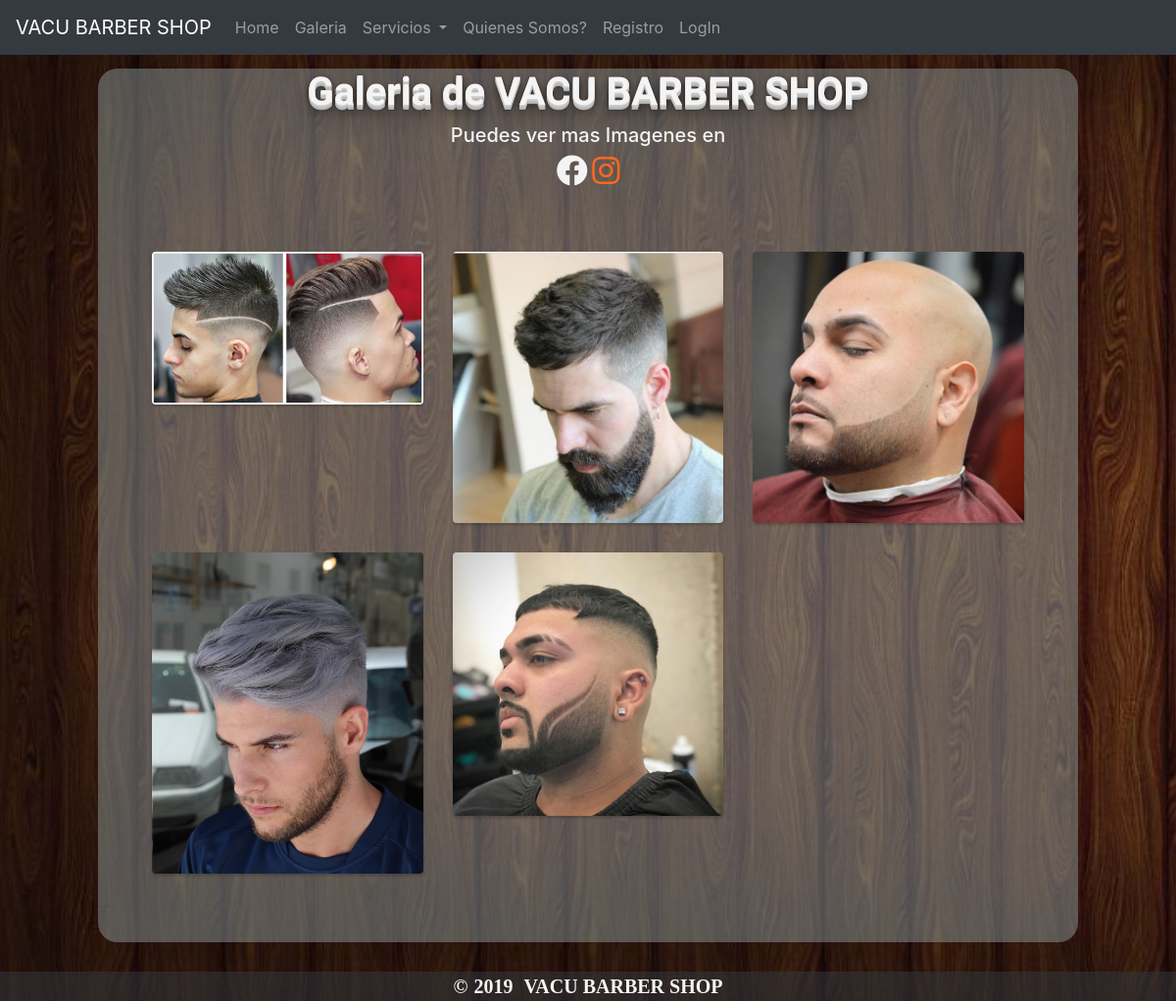
/Galeria/, run on the app's committed database.
### peluqueria/models.py (models this page shows)
class diseñoGeneral(models.Model):
	titulo = models.CharField('Titulo',max_length=40)
	fondo = models.ImageField(null=True,blank=True)

class Servicios(models.Model):
	nombre = models.CharField('Servicio', max_length=30,unique=True)
	precio = models.FloatField()
	descripcion = models.TextField()
	imagen = models.ImageField(null=True,blank=True)

### peluqueria/views.py (the view)
# urls.py: url(r'^Galeria/$',Galeria,name='galeria'),
def Galeria(request):
	return render(request,'Galeria/galeria.html',meta(request))

### peluqueria/views.py (called while the page is built)
def meta(request):
	tiempo = datetime.now()
	data = {'obj':Servicios.objects.all(),'carrucel':ImgCarrucel.objects.all(),
		'diseño':diseñoGeneral.objects.all(),'mensaje':sms,'year':tiempo,'barbero':Barbero.objects.all()}
	return data

### Templates/Galeria/galeria.html (shortened to what this page needs)
{% load staticfiles %}
<!DOCTYPE html>
<html>
<head>
    <link rel="stylesheet" href="https://cdnjs.cloudflare.com/ajax/libs/baguettebox.js/1.8.1/baguetteBox.min.css">
    <link rel="stylesheet" href="{% static 'css/gallery-grid.css' %}">
    <link rel="stylesheet" href="https://cdnjs.cloudflare.com/ajax/libs/font-awesome/5.9.0/css/all.min.css">
  <link rel="stylesheet" href="https://stackpath.bootstrapcdn.com/bootstrap/4.3.1/css/bootstrap.min.css">
</head>
<body>
  <div class="container gallery-container caja col-10" style="background: rgba(138,149,151,0.5);">
      <h1 class="col-12" style="margin-top: 5px; color: rgba(244,244,244,1);">Galeria de {% if diseño %}{% for i in diseño %}{{i.titulo}}{% endfor %}{% endif %}</h1>
      <center>
        <span style="color: rgba(244,244,244,1);;"><h5>Puedes ver mas Imagenes en </h5>
          <a href="#"><span><i class="fab fa-facebook fa-2x" style="color: rgba(244,244,244,1);" title="facebook"></i></span></a>
          <a href="https://www.instagram.com/vacu_barbershop/"><span><i class="fab fa-instagram fa-2x" style="
          color:rgba(255,104,31,1); title="Instagram" aria-hidden="true"></i></span></a>
        </span>
      </center>
      <div class="tz-gallery">
          <div class="row">
              {% for o in obj %}
                  <div class="col-sm-6 col-md-4">
                      <a class="lightbox" href="{{o.imagen.url}}">
                          <img src="{{o.imagen.url}}" alt="Park">
                      </a>
                  </div>
              {% endfor %}
          </div>
      </div>
  </div>
  <nav class="navbar navbar-expand-lg navbar-dark bg-dark" style="position: fixed; top:0; width:100%;">
      <a class="navbar-brand" href="{% url 'home' %}">
        {% if diseño %}
            {% for i in diseño %}
                {{i.titulo}}
            {% endfor %}
        {% endif %}
      </a>
      <div class="collapse navbar-collapse" id="navbarSupportedContent">
        <center>
          <ul class="navbar-nav mr-auto">
            <li class="nav-item">
              <a class="nav-link" href="{% url 'home' %}">Home</a>
            </li>
            <li class="nav-item">
              <a class="nav-link" href="{% url 'galeria' %}">Galeria</a>
            </li>
            <li class="nav-item dropdown">
              <a class="nav-link dropdown-toggle" href="#" id="navbarDropdown" role="button" data-toggle="dropdown" aria-haspopup="true" aria-expanded="false">
                Servicios
              </a>
              <li class="nav-item">
                <a class="nav-link" href="#">Quienes Somos?</a>
              </li>
            </li>
            {% if user.is_authenticated %}
                <li class="nav-item">
                  <a class="nav-link" href="#">Hola {{user.username}}!</a>
                </li>
                <li class="nav-item">
                  <a class="nav-link" href="{% url 'logout' %}">Logout</a>
                </li>
            {% else %}
               <li class="nav-item">
                  <a class="nav-link" href="{% url 'register' %}">Registro</a>
                </li>
                <li class="nav-item">
                  <a class="nav-link" href="{% url 'login' %}">LogIn</a>
                </li>
            {% endif %}
          </ul>
        </center>
      </div>
    </nav>
    {% include '../Shared/_footer.html' %}
</body>
</html>

### Templates/Shared/_footer.html
<footer id="footer">
	{% if diseño %}
		{% for i in diseño %}
			<p style="text-align: center;">&copy;<span style="padding-left: 6px; padding-right: 6px;">{{year|date:'Y'}}</span>&nbsp;<span>{{i.titulo}}</span></p>
		{% endfor %}
	{% endif %}
</footer>

### static/css/gallery-grid.css (style rules this page uses)
body { background-image: linear-gradient(to top, #ecedee 0%, #eceeef 75%, #e7e8e9 100%); min-height: 100vh; font: normal 16px sans-serif; padding: 60px 0; }
.container.gallery-container { background-color: rgba(0,0,0,0.5); color: #35373a; min-height: 100vh; border-radius: 20px; box-shadow: 0 8px 15px rgba(0, 0, 0, 0.06); }
.gallery-container h1 { text-align: center; font-family: 'Droid Sans', sans-serif; font-weight: bold; }
.tz-gallery { padding: 40px; }
.tz-gallery .lightbox img { width: 100%; margin-bottom: 30px; transition: 0.2s ease-in-out; box-shadow: 0 2px 3px rgba(0,0,0,0.2); }
.tz-gallery img { border-radius: 4px; }

### data on the page
diseñoGeneral: titulo "VACU BARBER SHOP"
Servicios: imagen (picture)
Servicios: imagen (picture)
Servicios: imagen (picture)
Servicios: imagen (picture)
Servicios: imagen (picture)
